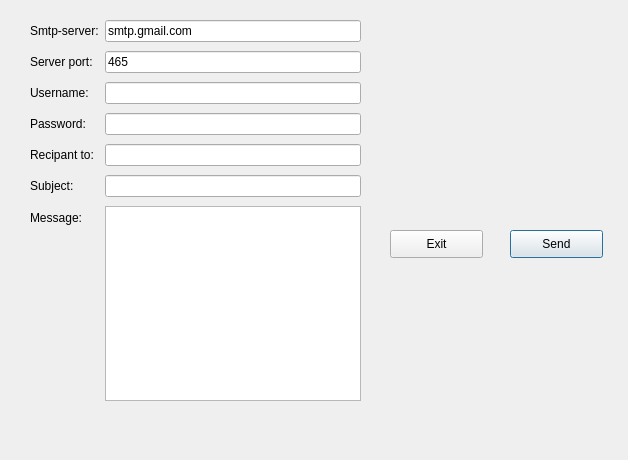
<?xml version="1.0" encoding="UTF-8"?>
<ui version="4.0">
 <class>Dialog2</class>
 <widget class="QDialog" name="Dialog2">
  <property name="geometry">
   <rect>
    <x>0</x>
    <y>0</y>
    <width>628</width>
    <height>460</height>
   </rect>
  </property>
  <property name="windowTitle">
   <string>Dialog</string>
  </property>
  <widget class="QWidget" name="layoutWidget">
   <property name="geometry">
    <rect>
     <x>30</x>
     <y>20</y>
     <width>331</width>
     <height>381</height>
    </rect>
   </property>
   <layout class="QFormLayout" name="formLayout">
    <property name="fieldGrowthPolicy">
     <enum>QFormLayout::ExpandingFieldsGrow</enum>
    </property>
    <property name="rowWrapPolicy">
     <enum>QFormLayout::WrapLongRows</enum>
    </property>
    <property name="verticalSpacing">
     <number>9</number>
    </property>
    <item row="0" column="0">
     <widget class="QLabel" name="label">
      <property name="text">
       <string>Smtp-server:</string>
      </property>
     </widget>
    </item>
    <item row="1" column="0">
     <widget class="QLabel" name="label_2">
      <property name="text">
       <string>Server port:</string>
      </property>
     </widget>
    </item>
    <item row="2" column="0">
     <widget class="QLabel" name="label_3">
      <property name="text">
       <string>Username:</string>
      </property>
     </widget>
    </item>
    <item row="3" column="0">
     <widget class="QLabel" name="label_4">
      <property name="text">
       <string>Password:</string>
      </property>
     </widget>
    </item>
    <item row="4" column="0">
     <widget class="QLabel" name="label_5">
      <property name="text">
       <string>Recipant to:</string>
      </property>
     </widget>
    </item>
    <item row="5" column="0">
     <widget class="QLabel" name="label_6">
      <property name="text">
       <string>Subject:</string>
      </property>
     </widget>
    </item>
    <item row="6" column="0">
     <widget class="QLabel" name="label_7">
      <property name="text">
       <string>Message:</string>
      </property>
     </widget>
    </item>
    <item row="0" column="1">
     <widget class="QLineEdit" name="server">
      <property name="text">
       <string>smtp.gmail.com</string>
      </property>
     </widget>
    </item>
    <item row="1" column="1">
     <widget class="QLineEdit" name="port">
      <property name="text">
       <string>465</string>
      </property>
     </widget>
    </item>
    <item row="2" column="1">
     <widget class="QLineEdit" name="uname"/>
    </item>
    <item row="3" column="1">
     <widget class="QLineEdit" name="paswd">
      <property name="inputMask">
       <string/>
      </property>
      <property name="echoMode">
       <enum>QLineEdit::Password</enum>
      </property>
     </widget>
    </item>
    <item row="4" column="1">
     <widget class="QLineEdit" name="rcpt"/>
    </item>
    <item row="5" column="1">
     <widget class="QLineEdit" name="subject"/>
    </item>
    <item row="6" column="1">
     <widget class="QPlainTextEdit" name="msg"/>
    </item>
   </layout>
  </widget>
  <widget class="QWidget" name="layoutWidget_2">
   <property name="geometry">
    <rect>
     <x>30</x>
     <y>20</y>
     <width>242</width>
     <height>30</height>
    </rect>
   </property>
   <layout class="QHBoxLayout" name="horizontalLayout"/>
  </widget>
  <widget class="QPushButton" name="sendBtn">
   <property name="geometry">
    <rect>
     <x>510</x>
     <y>230</y>
     <width>93</width>
     <height>28</height>
    </rect>
   </property>
   <property name="text">
    <string>Send</string>
   </property>
  </widget>
  <widget class="QPushButton" name="exitBtn">
   <property name="geometry">
    <rect>
     <x>390</x>
     <y>230</y>
     <width>93</width>
     <height>28</height>
    </rect>
   </property>
   <property name="text">
    <string>Exit</string>
   </property>
  </widget>
 </widget>
 <resources/>
 <connections/>
</ui>
